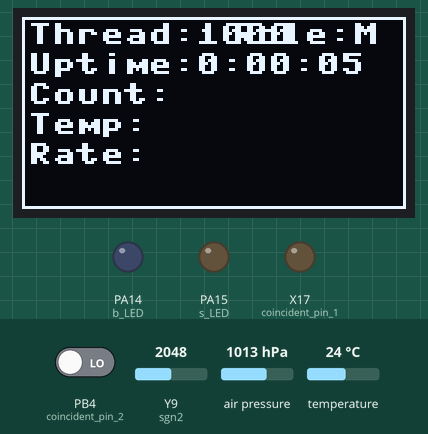
Simulated run of this program. Board: pyboard running MicroPython. On the bench: 128×64 one-colour display, output pins drawn as LEDs (lit = HIGH). The test bench sets the inputs (shaded band); at power-on: temperature 24 °C, Y9 (sgn2) = 2048, PB4 (coincident_pin_2) LOW, air pressure 1013 hPa (analog values on the 0–4095 scale). The clock reads 2024-03-15 10:24:30 at power-on unless the program sets it; files the program writes start out absent; threads take turns every 2 ms; library files of the repository ran but are not shown: ssd1306.py, bmp280.py; what the program prints to the serial console is not drawn.

Above: at 5.6 s.
5.7 s: temperature set to 12 °C
At 7.67 s:
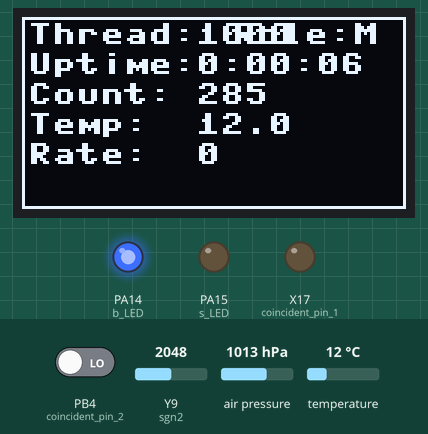
8.2 s: Y9 (sgn2) set to 782
11.2 s: Y9 (sgn2) set to 706
At 12.4 s:
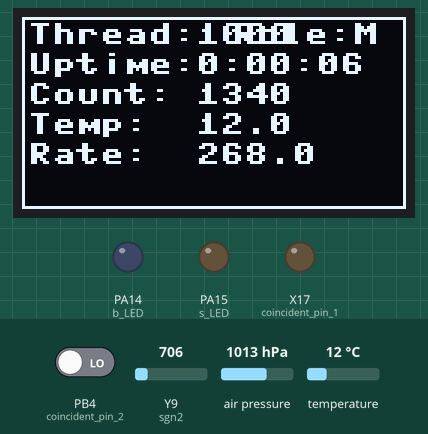
14.0 s: temperature set to 19 °C
At 14.31 s:
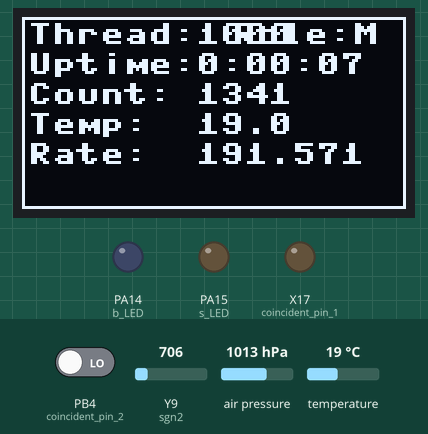
15.7 s: temperature set to 28 °C
At 16.05 s:
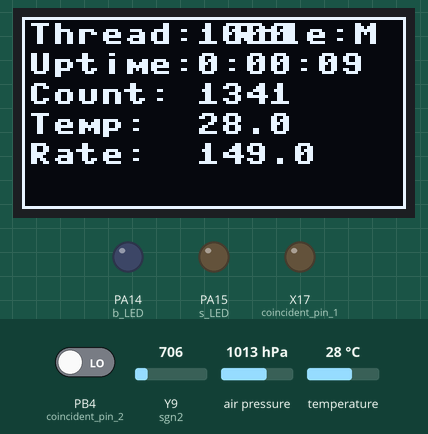
Timing chart, 0 to 18.4 s (numbered marks = the images above; inputs shaded):
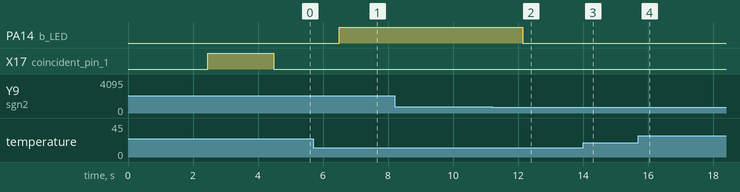

Measured:
- the behaviour switches between 750 and 749 on Y9 (sgn2) (found by bisection; images 1 and 2)
- after the input at 11.2 s, PA14 (b_LED): HIGH → LOW after 0.94 s instead of 2.8 s

The program:

run.py
```python
#run.py

import utime
import _thread
import uos, usys
import gc  #garbage collector
import random as rand
import machine

usys.path.insert(1, r"/drivers/")
from ssd1306 import SSD1306_I2C
from bmp280 import *
import sdcard

#modules
import OLED
import RingbufQueue

#detector name
name = "green"
role = "M"

#Coincidence pins
COINCIDENCE = None
coincident_signal_input_pin  = None
coincident_signal_output_pin = None

#ADC pins
sgn2 = machine.ADC(26)

Temp = 0
Pres = 0

b_LED = machine.Pin(14, machine.Pin.OUT)
s_LED = machine.Pin(15, machine.Pin.OUT)

#OLED
addr_dict = {"blue": 0x3D, "green": 0x3C}
oled_id = None
pix_res_x = 128
pix_res_y = 64

#buffer to save data
buffer_size = 200
#saving: [time string]+[event count, Pico time, adc]+[Temperature, Pressure]+[dead time]
event_type = [str]+[int]*4+[float]*2+[int]
buffer = RingbufQueue.RingbufQueue(buffer_size, event_type)
tot_events = 10000
t1_e_count = 0
rate = 0

finished0 = False
finished1 = False

#global start time
start_t = 0
rtc = machine.RTC()

def CoincidentMode():
    global role
    global COINCIDENCE
    global coincident_signal_input_pin
    global coincident_signal_output_pin

    coincident_pin_1 = machine.Pin(19, machine.Pin.IN)
    coincident_pin_2 = None

    #if someone is talking to me in channel 1, then talk in channel 2
    print(coincident_pin_1.value())
    if coincident_pin_1.value():
        coincident_pin_2 = machine.Pin(20, machine.Pin.OUT)
        coincident_pin_2.on()
        coincident_signal_input_pin  = coincident_pin_1
        coincident_signal_output_pin = coincident_pin_2

        b_LED.on()
        s_LED.on()
        utime.sleep_ms(1000)
        b_LED.off()
        s_LED.off()
        coincident_pin_2.off()

        COINCIDENCE = True #another detector found
        #filename[4] = ‘C’;
        print("Coincidence detector found, "+name+" is slave")
        role = "S"

        return

    else: #if nobody is talking to me in channel 1, then talk in channel 1
        coincident_pin_1 = machine.Pin(19, machine.Pin.OUT)
        coincident_pin_1.on()
        coincident_pin_2 = machine.Pin(20, machine.Pin.IN)
        #filename[4] = ‘M’ #Label the filename as “M”aster
        utime.sleep_ms(1000)
        for i in range(0,101):
            print(name+" waiting")

            if coincident_pin_2.value():
                coincident_signal_input_pin  = coincident_pin_2
                coincident_signal_output_pin = coincident_pin_1

                b_LED.on()
                s_LED.on()
                utime.sleep_ms(1000)
                b_LED.off()
                s_LED.off()
                coincident_pin_1.off()

                COINCIDENCE = True # Another detector observed
                #filename[4] = ‘C’ #Label the filename as “C”oincidence
                print("Coincidence detector found, "+name+" is master")

                return

            utime.sleep_ms(10)

        coincident_pin_1.off()

#I2C port
i2c_dev, oled_id = OLED.init_i2c()

#temperature sensor
bmp = BMP280(i2c_dev)
bmp.use_case(BMP280_CASE_INDOOR)

Temp = bmp.temperature
Pres = bmp.pressure

#OLED display
oled = SSD1306_I2C(pix_res_x, pix_res_y, i2c_dev, addr=addr_dict[name])
oled.rotate(False)

OLED.display_logo(oled) #Login screen

#showing elapsed time
OLED.display_text(oled, line=0, text="Thread:"+str(oled_id))
OLED.display_text(oled, line=0, start=70, text="Role:"+role)
OLED.display_text(oled, line=1, text="Uptime:")
OLED.display_text(oled, line=2, text="Count:")
OLED.display_text(oled, line=3, text="Temp:")
OLED.display_text(oled, line=4, text="Rate:")
oled.rect(0,0,pix_res_x,pix_res_y,1)
oled.show()

#def update_OLED(oled, bmp, prev_t, new_t, e_count):
def update_OLED(prev_t, new_t, e_count):
    #global start_t
    #global oled_id
    global Temp, Pres
    global rate

    l_start = 58

    new_t = (utime.ticks_diff(utime.ticks_ms(), start_t) // 1000)# + 1

    if new_t > prev_t:
        mins, sec = divmod(new_t, 60)
        hour, mins = divmod(mins, 60)
        uptime = '%d:%02d:%02d' % (hour, mins, sec)

        #oled.fill_rect(l_start, 2+1*(8+2), width, height, 0)
        OLED.erase_line(oled, line=1, start=l_start)
        OLED.display_text(oled, line=1, start=l_start, text=uptime)

        prev_t = new_t

    if e_count > t1_e_count:
        Temp = bmp.temperature
        Pres = bmp.pressure
        if new_t > 0:
            rate = round(e_count/new_t,3)
        else:
            rate = 0

        OLED.erase_lines(oled, lines=[2,4], start=l_start)

        OLED.display_text(oled, line=2, start=l_start, text=str(e_count))
        OLED.display_text(oled, line=3, start=l_start, text=str(Temp))
        OLED.display_text(oled, line=4, start=l_start, text=str(rate))

    oled.show()
    return prev_t, new_t

def write_bf(start_t, e_count, dead_t):
    global buffer
    global sgn2

    #decalre global functions
    get_t_ms = utime.ticks_ms
    get_dt = utime.ticks_diff

    adc_val = 0
    while adc_val < 12000:
        adc_val = sgn2.read_u16()

    b_LED.on()
    e_count += 1
    dt = (get_dt(get_t_ms(), start_t))

    if dt<0:
        usys.exit()

    timestamp = rtc.datetime()
    timestring = "%04d-%02d-%02d %02d:%02d:%02d"%(timestamp[0:3]+timestamp[4:7])

    deat_t = buffer.put([timestring, e_count, dt, adc_val, adc_val*1000, Temp, Pres, dead_t])

    b_LED.off()
    return e_count, dead_t

'''def read_bf():
    global buffer
    global oled
    #decalre global functions
    get_t_us = utime.ticks_us
    get_dt = utime.ticks_diff

    #print("1 is reading bf", bf_id)
    start_read_t = get_t_us()
    event = buffer.get(wait_routine=update_OLED, args=[oled, start_t, prev_t, new_t])
    with open("/sd/test01.txt", "a") as file:
        #write = file.write
        #for event in buffer[bf_id]:
        data = b"{}\t{}\t{}\t{}\t{}\t{}\n".format(*event)
        file.write(data)
            #usys.stdout.buffer.write(data)

    #print("1 has read bf", bf_id)
    #dt = (get_dt(get_t_us(), start_read_t) // 1000)
    #print("dt [ms]:", dt)'''

def core0_thread():
    global start_t
    global finished0
    global tot_events

    utime.sleep_ms(2000)
    start_t = utime.ticks_ms()

    e_count = 0
    cicles = 0

    dead_t = 0
    #while e_count < tot_events:
    while True:
        e_count, dead_t = write_bf(start_t, e_count, dead_t)

    finished0 = True
    print("0 finished", e_count)

def core1_thread():
    global start_t
    global finished0, finished1
    #global lock
    global Temp, Pres
    global tot_events
    global oled_id

    '''
    #I2C port
    i2c_dev, oled_id = OLED.init_i2c()

    #temperature sensor
    bmp = BMP280(i2c_dev)
    bmp.use_case(BMP280_CASE_INDOOR)

    Temp = bmp.temperature
    Pres = bmp.pressure

    #OLED display
    oled = SSD1306_I2C(pix_res_x, pix_res_y, i2c_dev, addr=addr_dict[name])
    oled.rotate(False)

    OLED.display_logo(oled) #Login screen

    #showing elapsed time
    OLED.display_text(oled, line=0, text="Thread:"+str(oled_id))
    #OLED.display_text(oled, line=0, start=58, text=str(oled_id))
    OLED.display_text(oled, line=0, start=70, text="Role:"+role)
    OLED.display_text(oled, line=1, text="Uptime:")
    OLED.display_text(oled, line=2, text="Count:")
    OLED.display_text(oled, line=3, text="Temp:")
    OLED.display_text(oled, line=4, text="Rate:")
    oled.rect(0,0,pix_res_x,pix_res_y,1)
    oled.show()
    '''

    with open("/sd/test01.txt", "w") as file:
        file.write("Comp_date  Comp_time\tEvent\tPico_time[ms]\tADC_value[0-65535]\tSiPM[mV]\tTemp[deg]\tPres[Pa]\tDeadtime[ms]\n")

    #decalre global functions
    #get_t_ms = utime.ticks_ms
    #get_dt = utime.ticks_diff

    prev_t = 0
    new_t = 0

    e_count = 0
    events = None
    #wait_r_results = [0, 0, 0, 0, 0]
    #while e_count < tot_events:
    while True:
        #if read_from == write_in:
            #display time while not reading
        #    prev_t, new_t = update_OLED(oled, start_t, prev_t, new_t)

        #elif read_from != write_in:
            #read buffer and save data
        #    read_bf((write_in+1)%2)
        #    read_from = write_in
        #start_read_t = get_t_ms()
        events, wait_r_results = buffer.get(wait_routine=update_OLED, args=[prev_t, new_t, e_count])
        e_count += len(events)
        prev_t = wait_r_results[0]
        new_t = wait_r_results[1]
        #print(event)
        with open("/sd/test01.txt", "a") as file:
            for event in events:
                data = b"{}\t{}\t{}\t{}\t{}\t{}\t{}\t{}\n".format(*event)
                file.write(data)

    #if finished0:
    #    print(event)
    #    print("1 finished")
        #break

    #let core0 know we are done saving
    finished1 = True
    print("1 finished")
    #lock.release()

#create global lock
#lock = _thread.allocate_lock()

# Assign chip select (CS) pin (and start it high)
cs = machine.Pin(5)#GPIO pinout
# Intialize SPI peripheral (start with 1 MHz)
spi = machine.SPI(0,
                  baudrate=1000000,
                  polarity=0,
                  phase=0,
                  bits=8,
                  firstbit=machine.SPI.MSB,
                  #GPIO pinout
                  sck=machine.Pin(2),
                  mosi=machine.Pin(3),
                  miso=machine.Pin(4))
# Initialize SD card
sd = sdcard.SDCard(spi, cs)
# Mount filesystem
vfs = uos.VfsFat(sd)
uos.mount(vfs, "/sd")

CoincidentMode()

#Core 1: timmer, buffer reader
core1 = _thread.start_new_thread(core1_thread, [])
#Core 0: data collection
core0_thread()

#Wait for core1 to be done before erasing buffer and printing to screen
#lock.acquire()
f0_end_t = utime.ticks_ms()
while not finished1:
    utime.sleep_ms(10)
print("waited for reader thread",utime.ticks_diff(utime.ticks_ms(), f0_end_t), "ms")
#erase buffer
buffer = None
gc.collect()

print("done")
#with open("/sd/test01.txt", "r") as file:
#    print(file.read())
```

RingbufQueue.py
```python
# (licence header left out)
import _thread
from utime import sleep_ms

class RingbufQueue:
    def __init__(self, buf, event_type):
        self._q = [event_type for _ in range(buf)] if isinstance(buf, int) else buf
        self._size = len(self._q) #buffer size
        self._wi = 0 #write index
        self._ri = 0 #read index
        self._max_q_size = 200 #biggest buffer size that can be allocated at once
        self._complete = False #tell the reader that we are done measuring

    def full(self): #no empty space to write
        return ((self._wi + 1) % self._size) == self._ri

    def empty(self): #there is nothing to read
        return self._ri == self._wi

    def qsize(self): #number of unread items
        return (self._wi - self._ri) % self._size

    '''def get_nowait(self):  # Remove and return an item from the queue.
        # Return an item if one is immediately available, else raise QueueEmpty.
        if self.empty():
            print("reading from empty buffer")
            raise IndexError
        r = self._q[self._ri]
        self._ri = (self._ri + 1) % self._size
        #self._evget.set()  # Schedule all tasks waiting on ._evget
        #self._evget.clear()
        return r'''

    def peek(self): #return oldest item from the queue without removing it
        if self.empty():
            print("peeking on empty buffer")
            raise IndexError
        return self._q[self._ri]

    '''def put_nowait(self, v):
        self._q[self._wi] = v
        #self._evput.set()  # Schedule any tasks waiting on get
        #self._evput.clear()
        self._wi = (self._wi + 1) % self._size
        #if self._wi == self._ri:  # Would indicate empty
        while self._wi == self._ri:
            sleep_ms(1000)
            v[-1] += 1000 # Increase dead time
            print("core 0 sleeping for 1s because empty")
            self._ri = (self._ri + 1) % self._size  # Discard a message
            #raise IndexError  # Caller can ignore if overwrites are OK
        return v[-1]'''

    def put(self, val): #put an item in the buffer
        full = 0
        if self.full(): #check if the buffer is full
            full = 1
            while not self.empty(): #wait until buffer is empty
                print("core 0 sleeping for 1s because full")
                sleep_ms(1000)
                val[-1] += 1000 #increase dead time

        if full: print("I was full, buffer emptied")
        '''dead_t = self.put_nowait(val)'''
        self._q[self._wi] = val
        self._wi = (self._wi + 1) % self._size
        return val[-1]

    #allowing the use of a wait routine while data is saved, this is adapted to use "update_OLED" as wait routine
    def get(self, wait_routine=None, args=None): #read available events
        r = None

        while self.empty():
            if wait_routine: #use the wait routine
                args[0], args[1] = wait_routine(*args)
            elif not self._complete: #check if the measurement is complete
                print("empty buffer, waiting")
                sleep_ms(10) #give the reader some time to acquire events
            elif self._complete:
                return [[None]] #stop saving

        t_wi = self._wi
        q_size = self.qsize()

        if q_size > self._max_q_size:
            t_wi = (self._ri+self._max_q_size) % self._size
            print("big buffer, "+str(q_size)+" unread events")
        else:
            t_wi = self._wi

        if t_wi > self._ri:
            r = self._q[self._ri:t_wi]
        else: #circle around de ring
            r = self._q[self._ri:]+self._q[:t_wi]
        #self._ri = (self._ri + 1) % self._size
        self._ri = t_wi

        if wait_routine:
            wait_r_results = wait_routine(*args)
            return r, wait_r_results
        else:
            return r
```

Source omitted: OLED.py (9652 bytes)
